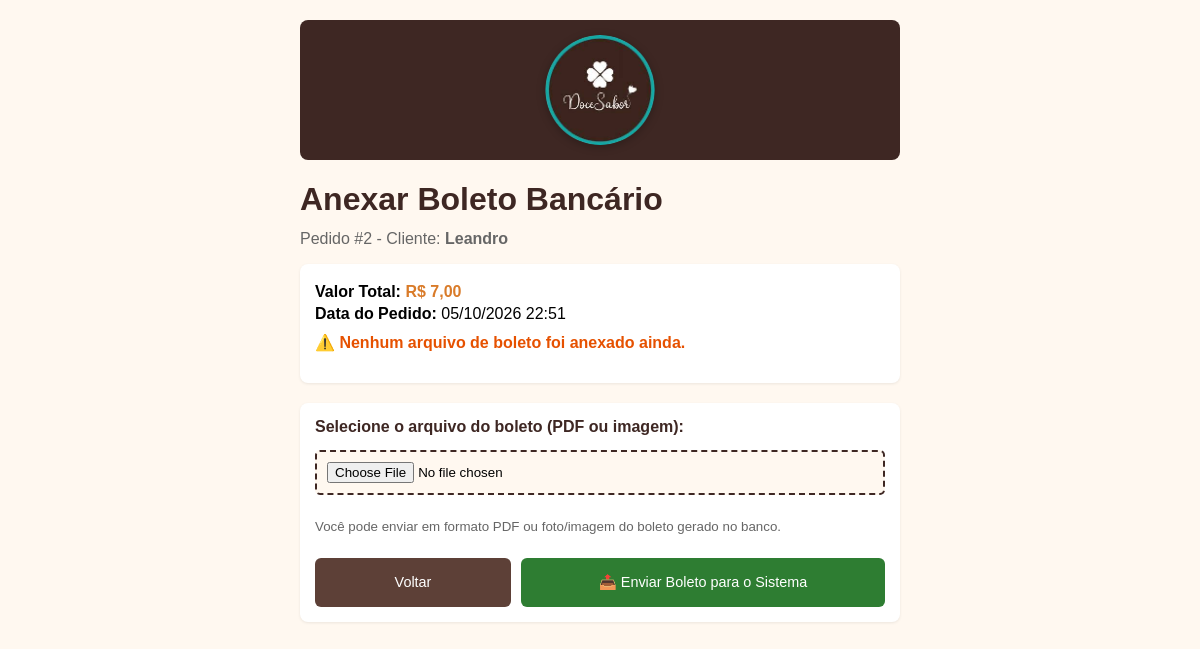
The page /anexar-boleto/2/ on the database its author committed.
### pedidos/models.py (models this page shows, shortened)
class Pedido(models.Model):
    client = models.ForeignKey(Cliente, on_delete=models.CASCADE)
    forma_pagamento = models.CharField(max_length=20, choices=FORMAS_PAGAMENTO, default='DINHEIRO')
    boleto = models.BooleanField(default=False)
    boleto_arquivo = models.FileField(upload_to='boletos/', blank=True, null=True)
    assinatura = models.TextField(blank=True, null=True)
    data_criacao = models.DateTimeField(default=timezone.now)
    @property
    def total(self):
        return sum(item.produto.price * item.quantity for item in self.itempedido_set.all())

class Cliente(models.Model):
    name = models.CharField(max_length=50)

class ItemPedido(models.Model):
    pedido = models.ForeignKey(Pedido, on_delete=models.CASCADE)
    produto = models.ForeignKey(Produto, on_delete=models.CASCADE)
    quantity = models.IntegerField()

class Produto(models.Model):
    name = models.CharField(max_length=100)
    price = models.FloatField()

### pedidos/views.py (the view, shortened to what this page needs)
# urls.py: path('anexar-boleto/<int:pedido_id>/', views.anexar_boleto, name='anexar_boleto'),
def anexar_boleto(request, pedido_id):
    pedido = get_object_or_404(Pedido.objects.select_related('client'), id=pedido_id)
    return render(request, 'pedidos/anexar_boleto.html', {'pedido': pedido})

### pedidos/templates/pedidos/anexar_boleto.html (shortened to what this page needs)
{% extends 'pedidos/base.html' %}
{% block content %}
<h1>Anexar Boleto Bancário</h1>
<p style="color: #666; margin-top: -10px;">Pedido #{{ pedido.id }} - Cliente: <strong>{{ pedido.client.name }}</strong></p>
<div style="background: white; padding: 15px; border-radius: 8px; box-shadow: 0 1px 3px rgba(0,0,0,0.08); margin-bottom: 20px;">
    <p style="margin: 4px 0;"><strong>Valor Total:</strong> <span style="color: var(--laranja); font-weight: bold;">R$ {{ pedido.total|floatformat:2 }}</span></p>
    <p style="margin: 4px 0;"><strong>Data do Pedido:</strong> {{ pedido.data_criacao|date:"d/m/Y H:i" }}</p>
    {% if pedido.boleto_arquivo %}
        <div style="margin-top: 15px; padding: 12px; background-color: #E1F5FE; border-radius: 6px; border-left: 4px solid #0277BD;">
            <p style="margin: 0 0 8px 0; color: #0277BD; font-weight: bold;">✓ Já existe um boleto anexado para este pedido:</p>
            <div style="display: flex; gap: 10px; align-items: center; flex-wrap: wrap;">
                <a href="{{ pedido.boleto_arquivo.url }}" target="_blank" class="btn" style="background-color: #0277BD;">📄 Abrir / Imprimir Boleto Atual</a>
                <form method="POST" style="display: inline; margin: 0; padding: 0; box-shadow: none; background: transparent;">
                    {% csrf_token %}
                    <button type="submit" name="remover_boleto" value="1" class="btn-danger" onclick="return confirm('Deseja realmente remover o arquivo deste boleto?');">🗑️ Remover Boleto</button>
                </form>
            </div>
        </div>
    {% else %}
        <p style="margin-top: 10px; color: #E65100; font-weight: bold;">⚠️ Nenhum arquivo de boleto foi anexado ainda.</p>
    {% endif %}
</div>
<form method="POST" enctype="multipart/form-data" style="flex-direction: column; align-items: stretch; gap: 14px;">
    <label style="font-weight: bold; color: var(--marrom-cafe);">
        {% if pedido.boleto_arquivo %}
            Selecione um novo arquivo para substituir o boleto:
        {% else %}
            Selecione o arquivo do boleto (PDF ou imagem):
        {% endif %}
    </label>
    <input type="file" name="boleto_arquivo" accept=".pdf,image/*" required style="padding: 10px; background: #FFF8F0; border: 2px dashed var(--marrom-cafe);">
    <small style="color: #666;">Você pode enviar em formato PDF ou foto/imagem do boleto gerado no banco.</small>
    <div style="display: flex; gap: 10px; margin-top: 10px;">
        <a href="{% url 'ultimos_pedidos' %}" class="btn btn-secondary" style="flex: 1; justify-content: center;">Voltar</a>
        <button type="submit" class="btn-success" style="flex: 2; justify-content: center;">📤 Enviar Boleto para o Sistema</button>
    </div>
</form>
{% endblock %}

### pedidos/templates/pedidos/base.html (style rules this page uses)
:root { --marrom-cafe: #3E2723; --creme: #FFF8F0; --laranja: #D97B29; }
body { background-color: var(--creme); font-family: Arial, sans-serif; max-width: 600px; margin: 0 auto; padding: 20px; }
h1 { color: var(--marrom-cafe); }
button, .btn, a.btn { background-color: var(--laranja); color: white; border: none; padding: 8px 14px; border-radius: 6px; cursor: pointer; text-decoration: none; display: inline-flex; align-items: center; gap: 6px; font-size: 0.9em; font-weight: 500; transition: background-color 0.2s, transform 0.1s; }
.btn-secondary, a.btn-secondary { background-color: #5D4037; }
.btn-success, a.btn-success { background-color: #2E7D32; }
a { color: var(--laranja); text-decoration: none; }
input, select { padding: 8px; border: 1px solid var(--marrom-cafe); border-radius: 5px; margin-bottom: 10px; }
form { background-color: white; padding: 15px; border-radius: 8px; box-shadow: 0 1px 3px rgba(0,0,0,0.08); margin-bottom: 20px; display: flex; flex-wrap: wrap; gap: 10px; align-items: center; }

### rows shown on the page
Pedido: id "2", client.name "Leandro", total "7,00", data_criacao "05/10/2026 22:51"
